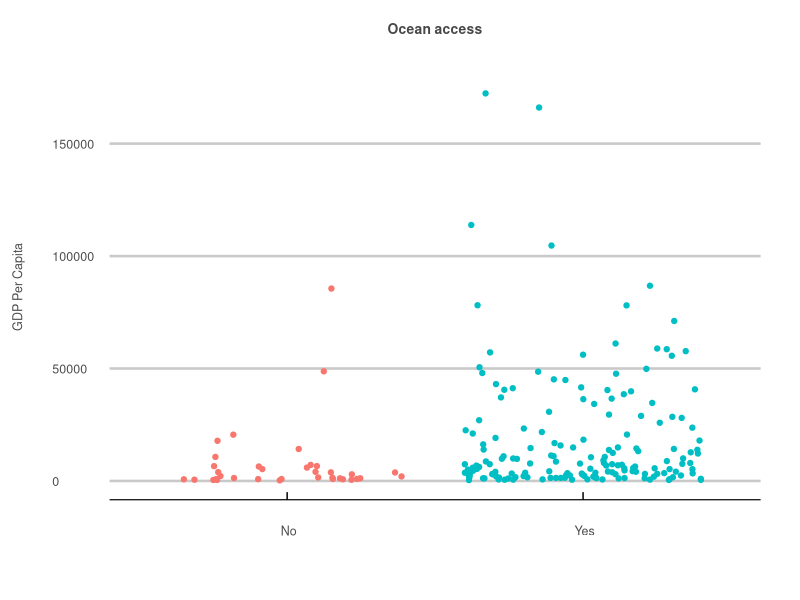
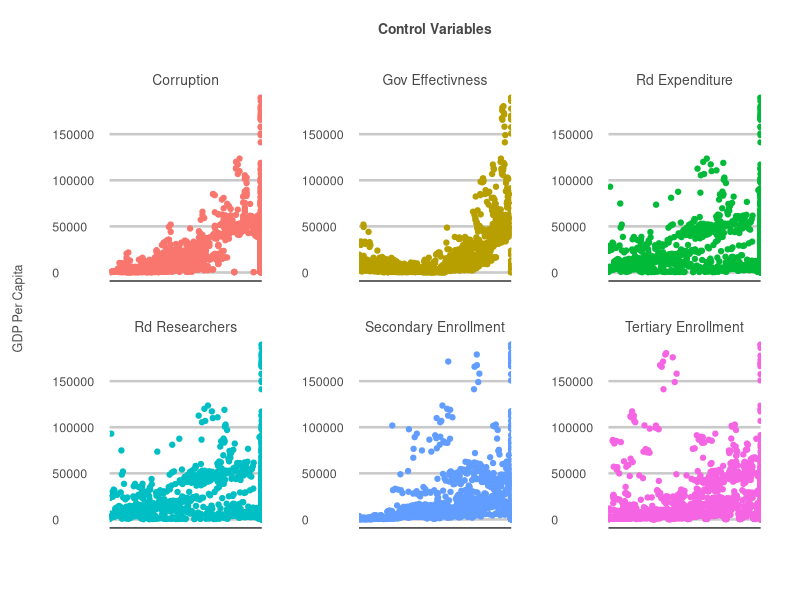
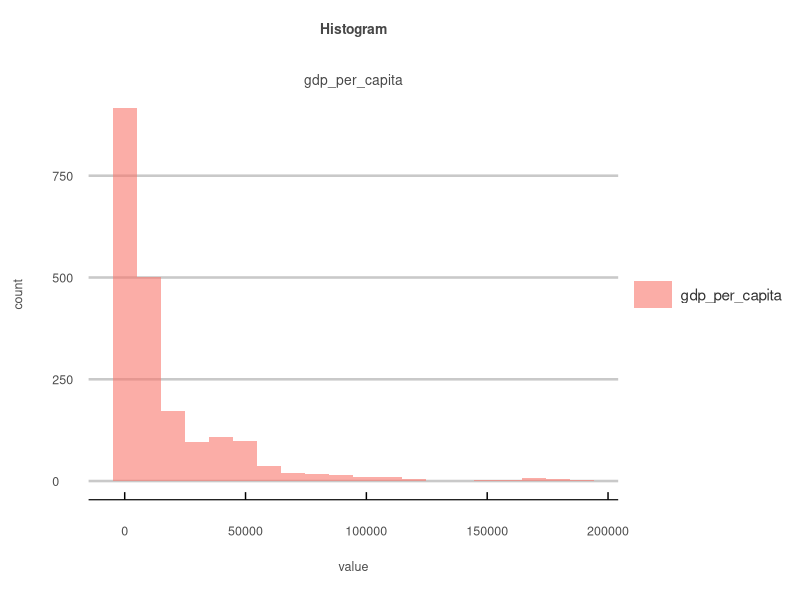
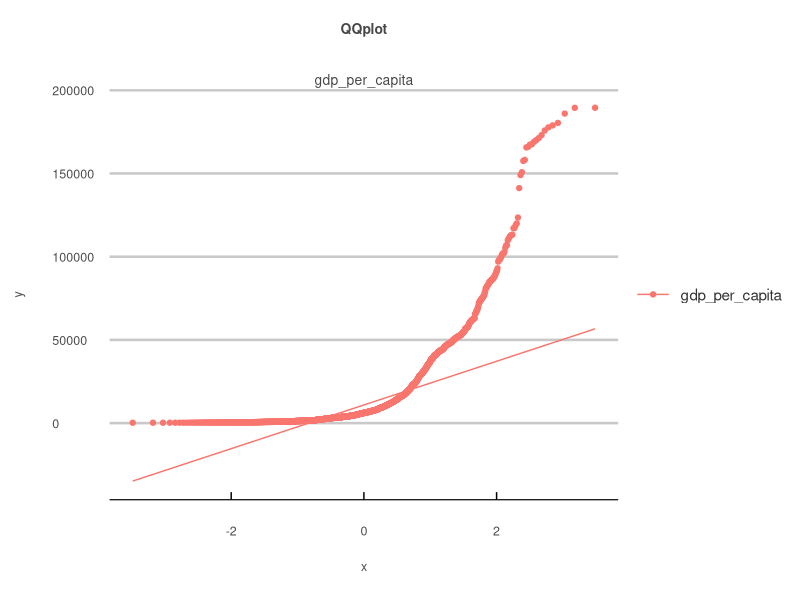
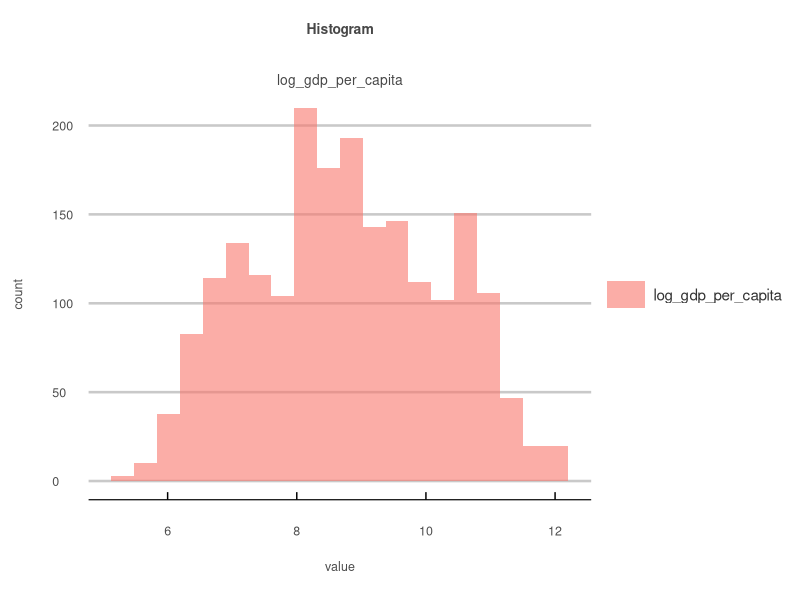
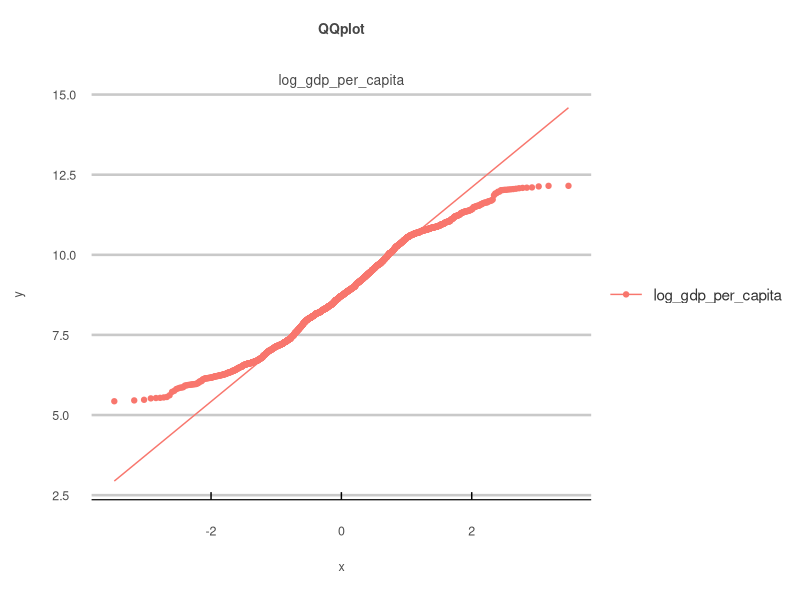
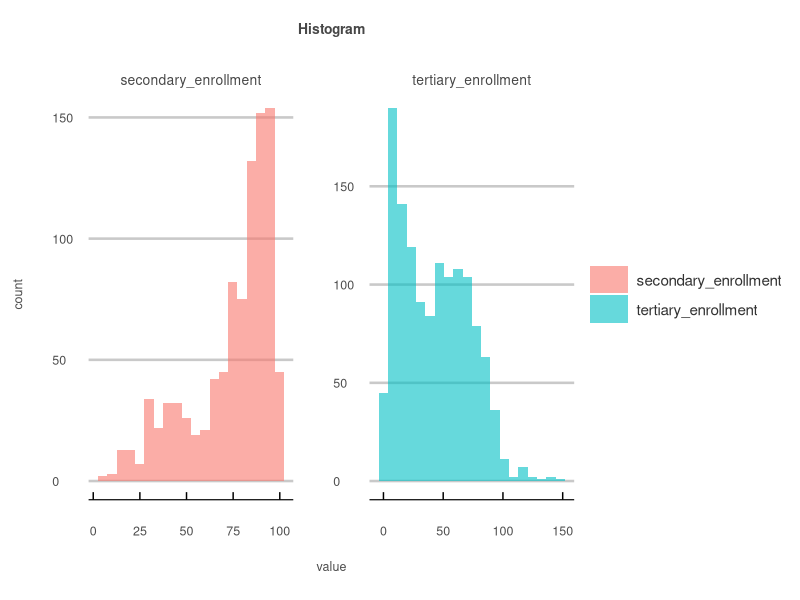
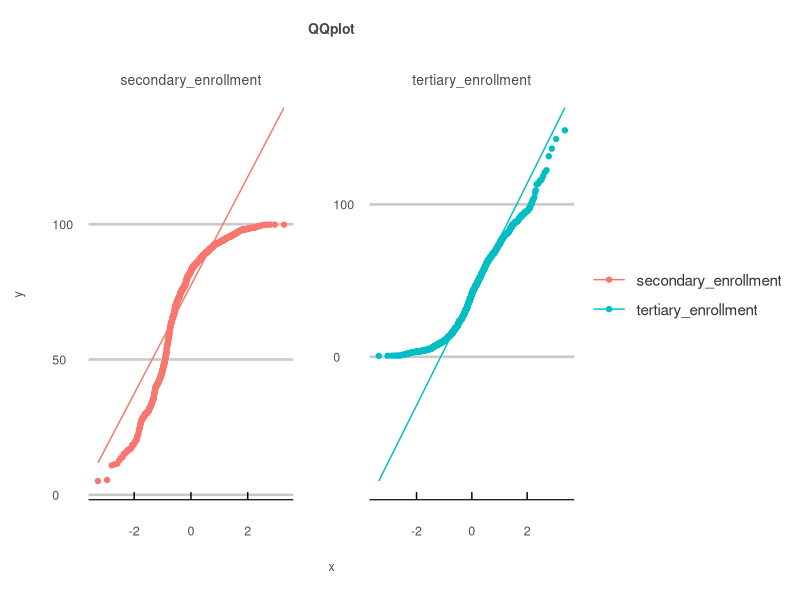

Source code (R) for these figures, in order:
library(dplyr)
library(tidyverse)
library(ggplot2)
library(ggthemes)
library(jsonlite)
library(readxl)
library(stringr)

# sets the working directory. 
setwd("C://Users//HUAWEI//Desktop//Projects//Cast-Away//Data")

# gets the z scores for each data distribution given. 
get_z_scores <- function(data) {
  mean <- mean(data[!is.na(data)])
  sigma <- sd(data[!is.na(data)])
  z_scores <- list()
  for(i in 1:length(data)) {
    z_scores[i] <- if(is.na(data[i])) NA else (data[i] - mean) / sigma
  }
  return(unlist(z_scores))
}

# checks for outliers of over 3 standard deviations. 
check_outliers <- function(vars) {
  outliers <- list()
  for(i in 1:length(vars)) {
    outliers[[i]] <- sum(abs(!is.na(merged_data_frame[,vars][i]))>3)
    print(paste0(outliers[[i]], " --- ", vars[i], " outliers"))
  }
}

# gets the average NA adjusted average value for a column.   
get_avg <- function(var) {
  avg <- sum(var[!is.na(var)])/length(var[!is.na(var)])
  return(avg)
}

# creates a tidy data frame of the z scores for 3 variables. 
get_tidy_z_scores <- function(vars) {
  df <- merged_data_frame[,c(groupby, vars)] %>%
    group_by(country, decade_half) %>%
    summarise(var_1 = get_avg(eval(parse(text=vars[1]))),
              var_2 = get_avg(eval(parse(text=vars[2]))))
  colnames(df) <- c(groupby,vars)
  final_df <- df %>%
    gather(key = measure, value = value, -c(1,2))
  return(final_df)
}

# gets the average z score for 3 variables. 
get_avg_z_scores <- function(z_scores) {
  df <- eval(parse(text=z_scores)) %>%
    group_by(country, decade_half) %>%
    summarise(col=sum(value[!is.na(value)]/length(value[!is.na(value)])))
  colnames(df)[3] <- z_scores
  return(df)
}

# imputes missing values by taking the average for 
# countries with a similar gdp per capita. 
fill_NAs <- function(measure, vars) {
  impute_values <- final_df %>%
    mutate(gdp_per_capita = round(gdp_per_capita)) %>%
    group_by(gdp_per_capita) %>%
    summarise(avg = mean(eval(parse(text=measure))))
  NAs <- final_df[final_df[,measure]==0,]
  imputations <- list()
  for(i in 1:nrow(NAs)) {
    imputations[[i]] <- impute_values$avg[which(impute_values["gdp_per_capita"] == round(NAs$gdp_per_capita[i]))]
  }
  final_df[pull(final_df[measure])==0,][measure] <- unlist(imputations)
  return(final_df)
}

# creates a histogram. 
make_histogram <- function(variable) {
  histogram <- merged_data_frame %>%
    gather(key=measure, value = value, -c(1,2)) %>%
    filter(measure %in% variable) %>%
    mutate(value = as.numeric(value)) %>%
    ggplot(aes(x=value, fill=measure)) +
    geom_histogram(alpha=0.6,
                   position="identity",
                   bins=20) +
    facet_wrap(~measure,
               scales="free",
               ncol=2) +
    ggtitle("Histogram") +
    my_theme
  return(histogram)
}

# creates a qqplot.  
make_qqplot <- function(variable) {
  qqplot <- merged_data_frame %>%
    gather(key = measure, value = value, -c(1,2)) %>%
    filter(measure %in% variable) %>%
    mutate(value = as.numeric(value)) %>%
    ggplot(aes(sample=value, col=measure)) +
    geom_qq(position="identity") +
    geom_qq_line(position="identity") +
    facet_wrap(~measure,
               scales="free",
               ncol=2) +
    ggtitle("QQplot") +
    my_theme
  return(qqplot)
}

# creates a single variable scatter plot. 
make_jitter_plot <- function(data, x, y) {
  scatter <- data %>%
    ggplot(aes(x=x,
               y=y,
               color = x)) +
    geom_jitter() +
    ggtitle("") +
    xlab("") +
    ylab("GDP Per Capita") +
    my_theme
  return(scatter)
}

# creates a multiple variable scatter plot. 
make_scatter_plot <- function(data, x, y) {
  scatter <- data %>%
    gather(key = measure, value = value, -c("country",
                                            "year",
                                            y)) %>%
    filter(measure %in% x) %>%
    mutate(measure = str_to_title(str_replace_all(measure, "_", " "))) %>%
    ggplot(aes(x=value,
               y=eval(parse(text=y)),
               col=measure)) +
    geom_point() +
    geom_smooth(method='lm', 
                formula=y~x) +
    ggtitle("Control Variables") +
    facet_wrap(~measure,
               ncol=3,
               scales="free") +
    xlab("") +
    ylab("GDP Per Capita") +
    my_theme +
    theme(axis.ticks.x = element_blank(),
          axis.text.x = element_blank())
  return(scatter)
}

# my personal plot theme for data visualizations. 
my_theme <- theme_economist_white(gray_bg = FALSE) +
  theme(plot.title = element_text(hjust = 0.5,
                                  vjust = 10,
                                  size = 10,
                                  color = "#474747"),
        plot.margin = unit(c(1.5, 1, 1.5, 1), "cm"),
        axis.text = element_text(size = 9,
                                 color = "gray30"),
        axis.text.x=element_text(vjust = -2.5),
        axis.title.x = element_text(size = 9,
                                    color = "gray30",
                                    vjust = -10),
        axis.title.y = element_text(size = 9,
                                    color = "gray30",
                                    vjust = 10),
        legend.direction = "vertical", 
        legend.position = "right",
        legend.title = element_blank(),
        legend.text = element_text(size = 11,
                                   color = "gray20"),
        legend.margin=margin(1, -15, 1, 0),
        legend.spacing.x = unit(0.25, "cm"),
        legend.key.size = unit(1, "cm"), 
        legend.key.height = unit(0.75, "cm"),
        strip.text = element_text(hjust = 0.5,
                                  vjust = 1,
                                  size = 10,
                                  color = "#474747"),
        panel.spacing = unit(2, "lines"))


### --- 1. THE DATA ---

# reads in the merged data data frame. 
merged_data_frame <- read_csv("merged_data_frame.csv") %>%
  mutate(gov_effectivness = as.numeric(gov_effectivness))

# lists the landlocked countries in our sample. 
landlocked <- c("Afghanistan",
                "Armenia",
                "Austria",
                "Azerbaijan",
                "Burundi",
                "Burkina Faso",
                "Belarus",
                "Bolivia",
                "Botswana",
                "Central African Republic",
                "Switzerland",
                "Czech Republic",
                "Hungary",
                "Kazakhstan",
                "Kyrgyz Republic",
                "Lao PDR",
                "Lesotho",
                "North Macedonia",
                "Mali",
                "Mongolia",
                "Malawi",
                "Niger",
                "Nepal",
                "Rwanda",
                "Serbia",
                "South Sudan",
                "Slovak Republic",
                "Eswatini",
                "Chad",
                "Tajikistan",
                "Turkmenistan",
                "Uganda",
                "Uzbekistan",
                "Kosovo",
                "Zambia",
                "Zimbabwe")

# creates an ocean access variable for non-landlocked countries. 
ocean_access <- list() 
for(i in 1:length(unique(merged_data_frame$country))) {
  ocean_access[[i]] <- if(!unique(merged_data_frame$country)[i] %in% landlocked) 1 else 0
}
ocean_access <- tibble(country = unique(merged_data_frame$country),
                       ocean_access = unlist(ocean_access))

# makes a jitter plot of gdp per capita verses ocean 
# access to check for correlation. 
gdp <- merged_data_frame %>%
  group_by(country) %>%
  summarise(gdp = get_avg(gdp_per_capita)) %>% 
  left_join(ocean_access) %>%
  mutate(ocean_access = as.factor(ocean_access))

levels(gdp$ocean_access) <- c(" No", " Yes")

make_jitter_plot(data=gdp, x=gdp$ocean_access, y=gdp$gdp) +
  ggtitle("Ocean access") +
  theme(legend.position = "none")

# checks the relationship with a linear model. 
summary(lm(gdp ~ ocean_access, gdp))

# creates groups of variables to be used in transformations. 
groupby <- c("country", "decade_half")
ed_vars <- c("tertiary_enrollment", "secondary_enrollment")
sci_vars <- c("rd_expenditure", "rd_researchers")
inst_vars <- c("corruption", "gov_effectivness")
all_vars <- c(ed_vars, sci_vars, inst_vars)

# creates a scatter plot to visualize the relationship 
# between all the variables and gdp per capita. 
make_scatter_plot(data=merged_data_frame, x=all_vars, y="gdp_per_capita") +
  theme(legend.position = "none")


### --- 2. GDP PER CAPITA ---

# checks the distribution with a histogram and qqplot. 
make_histogram("gdp_per_capita")
make_qqplot("gdp_per_capita")

# transforms gdp per capita into log values. 
merged_data_frame$log_gdp_per_capita <- log(merged_data_frame$gdp_per_capita)

# checks the distribution with a histogram and qqplot. 
make_histogram("log_gdp_per_capita")
make_qqplot("log_gdp_per_capita")

# transforms the gdp per capita variable into 
# its z score distribution. 
merged_data_frame <- merged_data_frame %>%
  mutate(log_gdp_per_capita = get_z_scores(log_gdp_per_capita))

# creates a data frame containing the z scores for the 
# gdp per capita variable. 
gdp_per_capita <- merged_data_frame[,c("country", "decade_half", "log_gdp_per_capita")] %>%
  group_by(country, decade_half) %>%
  summarise(gdp_per_capita = get_avg(log_gdp_per_capita))


### --- 3. EDUCATION ---

# checks the distribution with a histogram and qqplot. 
make_histogram(ed_vars)
make_qqplot(ed_vars)

# transforms the variables. 
merged_data_frame$secondary_enrollment <- merged_data_frame$secondary_enrollment**(1/0.355)
merged_data_frame$tertiary_enrollment <- merged_data_frame$tertiary_enrollment**(1/2)

# checks the distribution with a histogram and qqplot. 
make_histogram(ed_vars)
make_qqplot(ed_vars)

# transforms the education variables into 
# their z score distributions. 
merged_data_frame <- merged_data_frame %>%
  group_by(decade_half) %>%
  mutate(secondary_enrollment = get_z_scores(secondary_enrollment),
         tertiary_enrollment = get_z_scores(tertiary_enrollment))

# checks for outliers. 
check_outliers(ed_vars)

# creates a data frame containing the z scores for the 
# education variables. 
education <- get_tidy_z_scores(ed_vars)

# gets the average z score for the education variables.
education_avg_z_scores <- get_avg_z_scores("education")


### --- 4. SCIENCE ---

# checks the distribution with a histogram and qqplot. 
make_histogram(sci_vars)
make_qqplot(sci_vars)

# transforms the variables. 
merged_data_frame$rd_expenditure <- merged_data_frame$rd_expenditure**(1/2.5)
merged_data_frame$rd_researchers <- merged_data_frame$rd_researchers**(1/3.5)

# checks the distribution with a histogram and qqplot. 
make_histogram(sci_vars)
make_qqplot(sci_vars)

# transforms the science variables into 
# their z score distributions. 
merged_data_frame <- merged_data_frame %>%
  mutate(rd_expenditure = get_z_scores(rd_expenditure),
         rd_researchers = get_z_scores(rd_researchers))

# checks for outliers. 
check_outliers(sci_vars)

# creates a data frame containing the z scores for the 
# science variables. 
science <- get_tidy_z_scores(sci_vars)

# gets the average z score for the human capital variables.
science_avg_z_scores <- get_avg_z_scores("science")


### --- 5. INSTITUTIONS ---

# checks the distribution with a histogram and qqplot. 
make_histogram(inst_vars)
make_qqplot(inst_vars)

# transforms the variables. 
merged_data_frame$corruption <- merged_data_frame$corruption**(1/2.25)

# checks the distribution with a histogram and qqplot. 
make_histogram(inst_vars)
make_qqplot(inst_vars)

# transforms the institutions variables into 
# their z score distributions. 
merged_data_frame <- merged_data_frame %>%
  mutate(corruption = get_z_scores(corruption),
         gov_effectivness = get_z_scores(gov_effectivness))

# checks for outliers. 
check_outliers(inst_vars)

# creates a data frame containing the z scores for our 
# institutions variables. 
institutions <- get_tidy_z_scores(inst_vars)

# gets the average z score for the institutions variables. 
institutions_avg_z_scores <- get_avg_z_scores("institutions")


### --- 6. FINAL DATA FRAME ---

# creates a final table for the combined variables. 
final_df <- gdp_per_capita %>%
  left_join(ocean_access) %>%
  left_join(education_avg_z_scores) %>%
  left_join(science_avg_z_scores) %>%
  left_join(institutions_avg_z_scores) %>%
  filter(!is.na(gdp_per_capita))

# checks how many NAs there are for each index. 
indexes <- c("education", "science", "institutions")
for(i in 1:length(indexes)) {
  print(paste0(sum(final_df[,indexes[i]]==0),
               " -- ",
               indexes[i],
               " (NAs)"))
}

# fills NA values based on the average for countries
# with a similar gdp per capita. 
final_df <- fill_NAs("education", ed_vars)
final_df <- fill_NAs("science", sci_vars)
final_df <- fill_NAs("institutions", inst_vars)

# saves the data to a csv file
write_csv(final_df, "clean_variables_table.csv")
